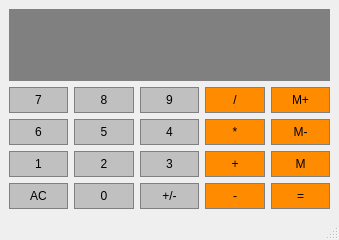
<?xml version="1.0" encoding="UTF-8"?>
<ui version="4.0">
 <class>QtCalculator</class>
 <widget class="QMainWindow" name="QtCalculator">
  <property name="geometry">
   <rect>
    <x>0</x>
    <y>0</y>
    <width>339</width>
    <height>240</height>
   </rect>
  </property>
  <property name="windowTitle">
   <string>QtCalculator</string>
  </property>
  <widget class="QWidget" name="centralwidget">
   <layout class="QGridLayout" name="gridLayout">
    <item row="1" column="0">
     <widget class="QPushButton" name="Button7">
      <property name="sizePolicy">
       <sizepolicy hsizetype="Preferred" vsizetype="Preferred">
        <horstretch>0</horstretch>
        <verstretch>0</verstretch>
       </sizepolicy>
      </property>
      <property name="styleSheet">
       <string notr="true">QPushButton{
	background-color: #C0C0C0;
	border: 1px solid gray;
	padding: 5px;
}

QPushButton:pressed{
	background-color: #A9A9A9;
	border: 1px solid gray;
	padding: 5px;
}</string>
      </property>
      <property name="text">
       <string>7</string>
      </property>
     </widget>
    </item>
    <item row="1" column="1">
     <widget class="QPushButton" name="Button8">
      <property name="sizePolicy">
       <sizepolicy hsizetype="Preferred" vsizetype="Preferred">
        <horstretch>0</horstretch>
        <verstretch>0</verstretch>
       </sizepolicy>
      </property>
      <property name="styleSheet">
       <string notr="true">QPushButton{
	background-color: #C0C0C0;
	border: 1px solid gray;
	padding: 5px;
}

QPushButton:pressed{
	background-color: #A9A9A9;
	border: 1px solid gray;
	padding: 5px;
}</string>
      </property>
      <property name="text">
       <string>8</string>
      </property>
     </widget>
    </item>
    <item row="1" column="2">
     <widget class="QPushButton" name="Button9">
      <property name="sizePolicy">
       <sizepolicy hsizetype="Preferred" vsizetype="Preferred">
        <horstretch>0</horstretch>
        <verstretch>0</verstretch>
       </sizepolicy>
      </property>
      <property name="styleSheet">
       <string notr="true">QPushButton{
	background-color: #C0C0C0;
	border: 1px solid gray;
	padding: 5px;
}

QPushButton:pressed{
	background-color: #A9A9A9;
	border: 1px solid gray;
	padding: 5px;
}</string>
      </property>
      <property name="text">
       <string>9</string>
      </property>
     </widget>
    </item>
    <item row="1" column="3">
     <widget class="QPushButton" name="Divide">
      <property name="sizePolicy">
       <sizepolicy hsizetype="Preferred" vsizetype="Preferred">
        <horstretch>0</horstretch>
        <verstretch>0</verstretch>
       </sizepolicy>
      </property>
      <property name="styleSheet">
       <string notr="true">QPushButton{
	background-color: #FF8C00;
	border: 1px solid gray;
	padding: 5px;
}

QPushButton:pressed{
	background-color: #A9A9A9;
	border: 1px solid gray;
	padding: 5px;
}</string>
      </property>
      <property name="text">
       <string>/</string>
      </property>
     </widget>
    </item>
    <item row="1" column="4">
     <widget class="QPushButton" name="MemAdd">
      <property name="sizePolicy">
       <sizepolicy hsizetype="Preferred" vsizetype="Preferred">
        <horstretch>0</horstretch>
        <verstretch>0</verstretch>
       </sizepolicy>
      </property>
      <property name="styleSheet">
       <string notr="true">QPushButton{
	background-color: #FF8C00;
	border: 1px solid gray;
	padding: 5px;
}

QPushButton:pressed{
	background-color: #A9A9A9;
	border: 1px solid gray;
	padding: 5px;
}</string>
      </property>
      <property name="text">
       <string>M+</string>
      </property>
     </widget>
    </item>
    <item row="2" column="0">
     <widget class="QPushButton" name="Button6">
      <property name="sizePolicy">
       <sizepolicy hsizetype="Preferred" vsizetype="Preferred">
        <horstretch>0</horstretch>
        <verstretch>0</verstretch>
       </sizepolicy>
      </property>
      <property name="styleSheet">
       <string notr="true">QPushButton{
	background-color: #C0C0C0;
	border: 1px solid gray;
	padding: 5px;
}

QPushButton:pressed{
	background-color: #A9A9A9;
	border: 1px solid gray;
	padding: 5px;
}</string>
      </property>
      <property name="text">
       <string>6</string>
      </property>
     </widget>
    </item>
    <item row="2" column="1">
     <widget class="QPushButton" name="Button5">
      <property name="sizePolicy">
       <sizepolicy hsizetype="Preferred" vsizetype="Preferred">
        <horstretch>0</horstretch>
        <verstretch>0</verstretch>
       </sizepolicy>
      </property>
      <property name="styleSheet">
       <string notr="true">QPushButton{
	background-color: #C0C0C0;
	border: 1px solid gray;
	padding: 5px;
}

QPushButton:pressed{
	background-color: #A9A9A9;
	border: 1px solid gray;
	padding: 5px;
}</string>
      </property>
      <property name="text">
       <string>5</string>
      </property>
     </widget>
    </item>
    <item row="2" column="2">
     <widget class="QPushButton" name="Button4">
      <property name="sizePolicy">
       <sizepolicy hsizetype="Preferred" vsizetype="Preferred">
        <horstretch>0</horstretch>
        <verstretch>0</verstretch>
       </sizepolicy>
      </property>
      <property name="styleSheet">
       <string notr="true">QPushButton{
	background-color: #C0C0C0;
	border: 1px solid gray;
	padding: 5px;
}

QPushButton:pressed{
	background-color: #A9A9A9;
	border: 1px solid gray;
	padding: 5px;
}</string>
      </property>
      <property name="text">
       <string>4</string>
      </property>
     </widget>
    </item>
    <item row="2" column="3">
     <widget class="QPushButton" name="Multiply">
      <property name="sizePolicy">
       <sizepolicy hsizetype="Preferred" vsizetype="Preferred">
        <horstretch>0</horstretch>
        <verstretch>0</verstretch>
       </sizepolicy>
      </property>
      <property name="styleSheet">
       <string notr="true">QPushButton{
	background-color: #FF8C00;
	border: 1px solid gray;
	padding: 5px;
}

QPushButton:pressed{
	background-color: #A9A9A9;
	border: 1px solid gray;
	padding: 5px;
}</string>
      </property>
      <property name="text">
       <string>*</string>
      </property>
     </widget>
    </item>
    <item row="2" column="4">
     <widget class="QPushButton" name="MemClear">
      <property name="sizePolicy">
       <sizepolicy hsizetype="Preferred" vsizetype="Preferred">
        <horstretch>0</horstretch>
        <verstretch>0</verstretch>
       </sizepolicy>
      </property>
      <property name="styleSheet">
       <string notr="true">QPushButton{
	background-color: #FF8C00;
	border: 1px solid gray;
	padding: 5px;
}

QPushButton:pressed{
	background-color: #A9A9A9;
	border: 1px solid gray;
	padding: 5px;
}</string>
      </property>
      <property name="text">
       <string>M-</string>
      </property>
     </widget>
    </item>
    <item row="3" column="0">
     <widget class="QPushButton" name="Button1">
      <property name="sizePolicy">
       <sizepolicy hsizetype="Preferred" vsizetype="Preferred">
        <horstretch>0</horstretch>
        <verstretch>0</verstretch>
       </sizepolicy>
      </property>
      <property name="styleSheet">
       <string notr="true">QPushButton{
	background-color: #C0C0C0;
	border: 1px solid gray;
	padding: 5px;
}

QPushButton:pressed{
	background-color: #A9A9A9;
	border: 1px solid gray;
	padding: 5px;
}</string>
      </property>
      <property name="text">
       <string>1</string>
      </property>
     </widget>
    </item>
    <item row="3" column="1">
     <widget class="QPushButton" name="Button2">
      <property name="sizePolicy">
       <sizepolicy hsizetype="Preferred" vsizetype="Preferred">
        <horstretch>0</horstretch>
        <verstretch>0</verstretch>
       </sizepolicy>
      </property>
      <property name="styleSheet">
       <string notr="true">QPushButton{
	background-color: #C0C0C0;
	border: 1px solid gray;
	padding: 5px;
}

QPushButton:pressed{
	background-color: #A9A9A9;
	border: 1px solid gray;
	padding: 5px;
}</string>
      </property>
      <property name="text">
       <string>2</string>
      </property>
     </widget>
    </item>
    <item row="3" column="2">
     <widget class="QPushButton" name="Button3">
      <property name="sizePolicy">
       <sizepolicy hsizetype="Preferred" vsizetype="Preferred">
        <horstretch>0</horstretch>
        <verstretch>0</verstretch>
       </sizepolicy>
      </property>
      <property name="styleSheet">
       <string notr="true">QPushButton{
	background-color: #C0C0C0;
	border: 1px solid gray;
	padding: 5px;
}

QPushButton:pressed{
	background-color: #A9A9A9;
	border: 1px solid gray;
	padding: 5px;
}</string>
      </property>
      <property name="text">
       <string>3</string>
      </property>
     </widget>
    </item>
    <item row="3" column="3">
     <widget class="QPushButton" name="Add">
      <property name="sizePolicy">
       <sizepolicy hsizetype="Preferred" vsizetype="Preferred">
        <horstretch>0</horstretch>
        <verstretch>0</verstretch>
       </sizepolicy>
      </property>
      <property name="styleSheet">
       <string notr="true">QPushButton{
	background-color: #FF8C00;
	border: 1px solid gray;
	padding: 5px;
}

QPushButton:pressed{
	background-color: #A9A9A9;
	border: 1px solid gray;
	padding: 5px;
}</string>
      </property>
      <property name="text">
       <string>+</string>
      </property>
     </widget>
    </item>
    <item row="3" column="4">
     <widget class="QPushButton" name="MemClear_2">
      <property name="sizePolicy">
       <sizepolicy hsizetype="Preferred" vsizetype="Preferred">
        <horstretch>0</horstretch>
        <verstretch>0</verstretch>
       </sizepolicy>
      </property>
      <property name="styleSheet">
       <string notr="true">QPushButton{
	background-color: #FF8C00;
	border: 1px solid gray;
	padding: 5px;
}

QPushButton:pressed{
	background-color: #A9A9A9;
	border: 1px solid gray;
	padding: 5px;
}</string>
      </property>
      <property name="text">
       <string>M</string>
      </property>
     </widget>
    </item>
    <item row="4" column="0">
     <widget class="QPushButton" name="Clear">
      <property name="sizePolicy">
       <sizepolicy hsizetype="Preferred" vsizetype="Preferred">
        <horstretch>0</horstretch>
        <verstretch>0</verstretch>
       </sizepolicy>
      </property>
      <property name="styleSheet">
       <string notr="true">QPushButton{
	background-color: #C0C0C0;
	border: 1px solid gray;
	padding: 5px;
}

QPushButton:pressed{
	background-color: #A9A9A9;
	border: 1px solid gray;
	padding: 5px;
}</string>
      </property>
      <property name="text">
       <string>AC</string>
      </property>
     </widget>
    </item>
    <item row="4" column="1">
     <widget class="QPushButton" name="Button0">
      <property name="sizePolicy">
       <sizepolicy hsizetype="Preferred" vsizetype="Preferred">
        <horstretch>0</horstretch>
        <verstretch>0</verstretch>
       </sizepolicy>
      </property>
      <property name="styleSheet">
       <string notr="true">QPushButton{
	background-color: #C0C0C0;
	border: 1px solid gray;
	padding: 5px;
}

QPushButton:pressed{
	background-color: #A9A9A9;
	border: 1px solid gray;
	padding: 5px;
}</string>
      </property>
      <property name="text">
       <string>0</string>
      </property>
     </widget>
    </item>
    <item row="4" column="2">
     <widget class="QPushButton" name="ChangeSign">
      <property name="sizePolicy">
       <sizepolicy hsizetype="Preferred" vsizetype="Preferred">
        <horstretch>0</horstretch>
        <verstretch>0</verstretch>
       </sizepolicy>
      </property>
      <property name="styleSheet">
       <string notr="true">QPushButton{
	background-color: #C0C0C0;
	border: 1px solid gray;
	padding: 5px;
}

QPushButton:pressed{
	background-color: #A9A9A9;
	border: 1px solid gray;
	padding: 5px;
}</string>
      </property>
      <property name="text">
       <string>+/-</string>
      </property>
     </widget>
    </item>
    <item row="4" column="3">
     <widget class="QPushButton" name="Subtruct">
      <property name="sizePolicy">
       <sizepolicy hsizetype="Preferred" vsizetype="Preferred">
        <horstretch>0</horstretch>
        <verstretch>0</verstretch>
       </sizepolicy>
      </property>
      <property name="styleSheet">
       <string notr="true">QPushButton{
	background-color: #FF8C00;
	border: 1px solid gray;
	padding: 5px;
}

QPushButton:pressed{
	background-color: #A9A9A9;
	border: 1px solid gray;
	padding: 5px;
}</string>
      </property>
      <property name="text">
       <string>-</string>
      </property>
     </widget>
    </item>
    <item row="4" column="4">
     <widget class="QPushButton" name="Equal">
      <property name="sizePolicy">
       <sizepolicy hsizetype="Preferred" vsizetype="Preferred">
        <horstretch>0</horstretch>
        <verstretch>0</verstretch>
       </sizepolicy>
      </property>
      <property name="styleSheet">
       <string notr="true">QPushButton{
	background-color: #FF8C00;
	border: 1px solid gray;
	padding: 5px;
}

QPushButton:pressed{
	background-color: #A9A9A9;
	border: 1px solid gray;
	padding: 5px;
}</string>
      </property>
      <property name="text">
       <string>=</string>
      </property>
     </widget>
    </item>
    <item row="0" column="0" colspan="5">
     <widget class="QLineEdit" name="Display">
      <property name="sizePolicy">
       <sizepolicy hsizetype="Preferred" vsizetype="Expanding">
        <horstretch>0</horstretch>
        <verstretch>0</verstretch>
       </sizepolicy>
      </property>
      <property name="font">
       <font>
        <pointsize>20</pointsize>
        <bold>true</bold>
       </font>
      </property>
      <property name="styleSheet">
       <string notr="true">QLineEdit{
	background-color: gray;
	border: 1px solid gray;
	color: #ffffff;
}
</string>
      </property>
      <property name="text">
       <string> </string>
      </property>
      <property name="alignment">
       <set>Qt::AlignRight|Qt::AlignTrailing|Qt::AlignVCenter</set>
      </property>
     </widget>
    </item>
   </layout>
  </widget>
  <widget class="QMenuBar" name="menubar">
   <property name="geometry">
    <rect>
     <x>0</x>
     <y>0</y>
     <width>339</width>
     <height>22</height>
    </rect>
   </property>
  </widget>
  <widget class="QStatusBar" name="statusbar"/>
 </widget>
 <resources/>
 <connections/>
</ui>
